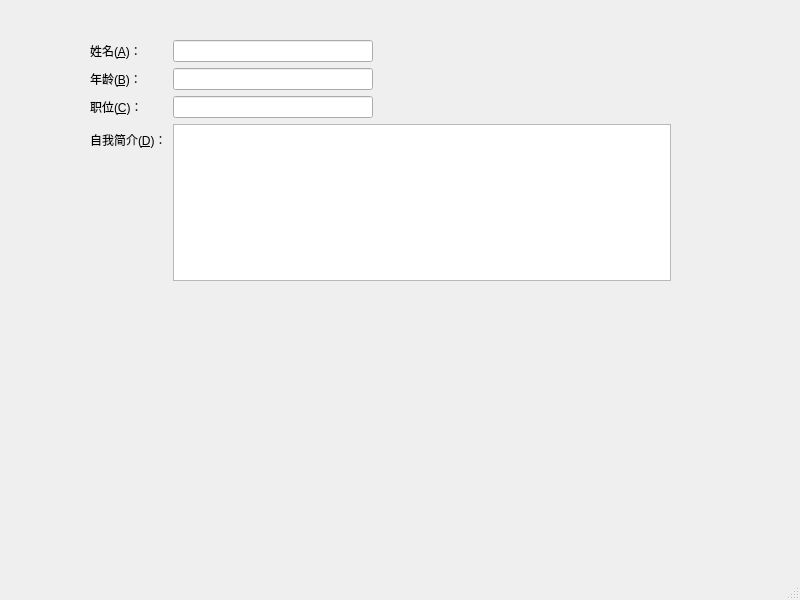
<?xml version="1.0" encoding="UTF-8"?>
<ui version="4.0">
 <class>MainWindow</class>
 <widget class="QMainWindow" name="MainWindow">
  <property name="geometry">
   <rect>
    <x>0</x>
    <y>0</y>
    <width>800</width>
    <height>600</height>
   </rect>
  </property>
  <property name="windowTitle">
   <string>MainWindow</string>
  </property>
  <widget class="QWidget" name="centralwidget">
   <widget class="QWidget" name="formLayoutWidget">
    <property name="geometry">
     <rect>
      <x>90</x>
      <y>40</y>
      <width>581</width>
      <height>241</height>
     </rect>
    </property>
    <layout class="QFormLayout" name="formLayout">
     <item row="0" column="0">
      <widget class="QLabel" name="label">
       <property name="text">
        <string>姓名(&amp;A)：</string>
       </property>
       <property name="buddy">
        <cstring>lineEdit</cstring>
       </property>
      </widget>
     </item>
     <item row="0" column="1">
      <widget class="QLineEdit" name="lineEdit">
       <property name="sizePolicy">
        <sizepolicy hsizetype="Fixed" vsizetype="Fixed">
         <horstretch>0</horstretch>
         <verstretch>0</verstretch>
        </sizepolicy>
       </property>
       <property name="maximumSize">
        <size>
         <width>200</width>
         <height>16777215</height>
        </size>
       </property>
      </widget>
     </item>
     <item row="1" column="0">
      <widget class="QLabel" name="label_2">
       <property name="text">
        <string>年龄(&amp;B)：</string>
       </property>
       <property name="buddy">
        <cstring>lineEdit_2</cstring>
       </property>
      </widget>
     </item>
     <item row="1" column="1">
      <widget class="QLineEdit" name="lineEdit_2">
       <property name="sizePolicy">
        <sizepolicy hsizetype="Fixed" vsizetype="Fixed">
         <horstretch>0</horstretch>
         <verstretch>0</verstretch>
        </sizepolicy>
       </property>
       <property name="maximumSize">
        <size>
         <width>200</width>
         <height>16777215</height>
        </size>
       </property>
      </widget>
     </item>
     <item row="2" column="0">
      <widget class="QLabel" name="label_3">
       <property name="text">
        <string>职位(&amp;C)：</string>
       </property>
       <property name="buddy">
        <cstring>lineEdit_3</cstring>
       </property>
      </widget>
     </item>
     <item row="2" column="1">
      <widget class="QLineEdit" name="lineEdit_3">
       <property name="sizePolicy">
        <sizepolicy hsizetype="Fixed" vsizetype="Fixed">
         <horstretch>0</horstretch>
         <verstretch>0</verstretch>
        </sizepolicy>
       </property>
       <property name="maximumSize">
        <size>
         <width>200</width>
         <height>16777215</height>
        </size>
       </property>
      </widget>
     </item>
     <item row="3" column="0">
      <widget class="QLabel" name="label_4">
       <property name="text">
        <string>自我简介(&amp;D)：</string>
       </property>
       <property name="buddy">
        <cstring>textEdit</cstring>
       </property>
      </widget>
     </item>
     <item row="3" column="1">
      <widget class="QTextEdit" name="textEdit"/>
     </item>
    </layout>
   </widget>
  </widget>
  <widget class="QMenuBar" name="menubar">
   <property name="geometry">
    <rect>
     <x>0</x>
     <y>0</y>
     <width>800</width>
     <height>26</height>
    </rect>
   </property>
  </widget>
  <widget class="QStatusBar" name="statusbar"/>
 </widget>
 <tabstops>
  <tabstop>lineEdit</tabstop>
  <tabstop>lineEdit_3</tabstop>
  <tabstop>lineEdit_2</tabstop>
 </tabstops>
 <resources/>
 <connections/>
</ui>
